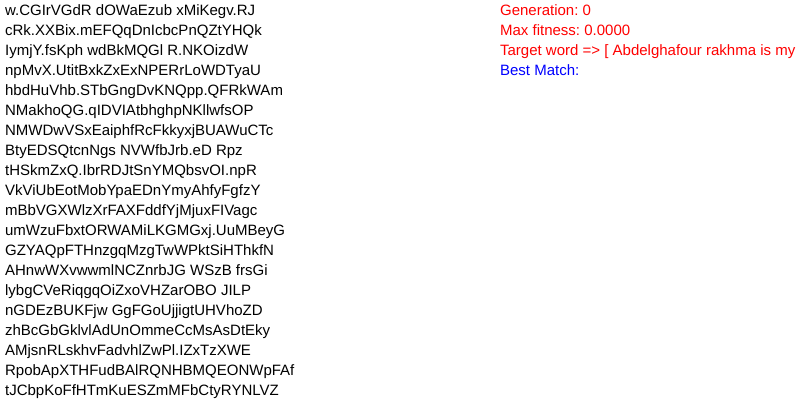
Frame 1 (no input)
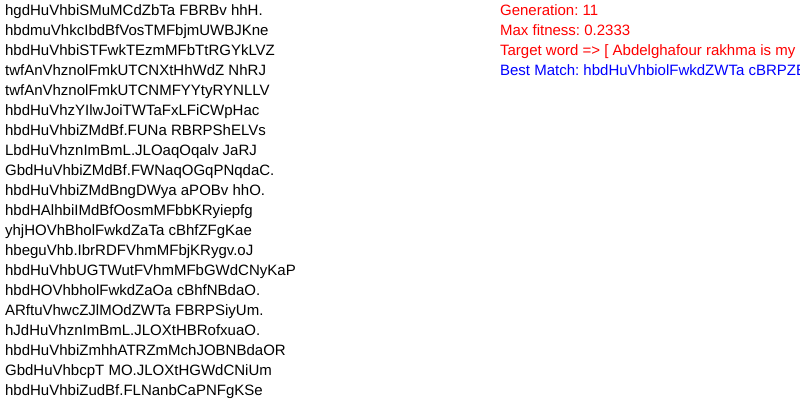
Frame 60 (no input)
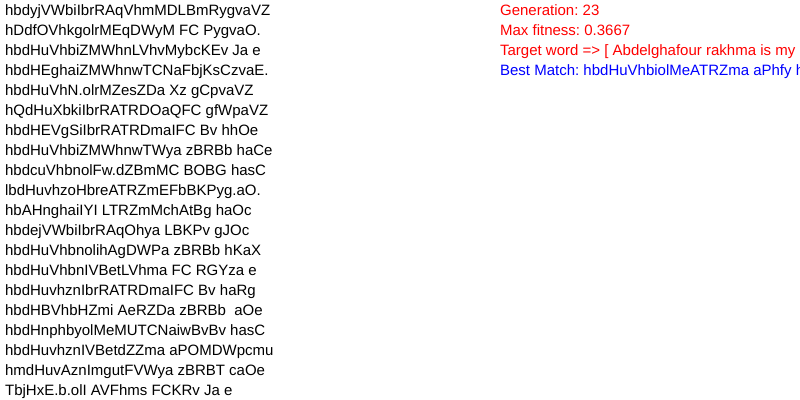
Frame 120 (the mouse pressed at the canvas centre since frame 60)

The p5.js sketch that drew these frames (run headless with seeded random() and noise() and a simulated clock; from frame 60 on, the mouse is pressed at the canvas centre):

// p5.js sketch
// ── sketch.js
const WIDTH = 800,
			HEIGHT = 400,
			LIFE_SPAN = 5,
			MUTATION_RATE = 0.02,
			TARGET = 'Abdelghafour rakhma is my name',
			POPULATION_SIZE = 100;

let population = [], generation = 0, iterations = 0, MAX_FITNESS = 0;

function setup() {
	createCanvas(WIDTH, HEIGHT)
	population = new Population()
}

function draw() {
	background(255)
	textSize(15);
	fill(255, 0, 0);
	text(`Generation: ${generation}`, WIDTH-300, 15);
	text(`Max fitness: ${MAX_FITNESS.toFixed(4)}`, WIDTH-300, 35);
	text(`Target word => [ ${TARGET} ]`, WIDTH-300, 55);
	if(population.finished) {
		fill(0, 255, 0);
	}else {
		fill(0, 0, 255);
	}
	text(`Best Match: ${population.bestMatch}`, WIDTH-300, 75);
	if (population.finished) {
		noLoop()
	}
	population.run()
	
	iterations++
	if (iterations >= LIFE_SPAN) {
		population.reproduction()
		population.selection()
		generation++
		iterations = 0
	}
}

// ── DNA.js
class DNA {
	constructor(genes) {
		this.genes = genes
	}

	crossOver(partnerDNA) {
		const childGenes = []
		const midPoint = floor(random(this.genes.length))
		for(var i=0; i<this.genes.length; i++) {
			childGenes[i] = i > midPoint ? this.genes[i] : partnerDNA.genes[i]
		}
		return new DNA(childGenes)
	}

	mutation() {
		for(var i=0; i<this.genes.length; i++) {
			if(random(1) < MUTATION_RATE) {
				 this.genes[i] = Sentence.prototype.randomCharacter()
			}
		}
	}
}

// ── Population.js
class Population {
	constructor() {
		this.sentences = [...Array(POPULATION_SIZE)].map(() => new Sentence())
		this.matingPool = []
		this.finished = false
		this.bestMatch = ''
	}

	run() {
		for(let i=0; i<this.sentences.length; i++) {
			this.sentences[i].show(i)
		}
	}

	reproduction() {
		for(let i=0; i<this.sentences.length; i++) {
			const fitness = this.sentences[i].calculateFitness()
			if(fitness > MAX_FITNESS) {
				MAX_FITNESS = fitness
				this.bestMatch = this.sentences[i].getWord()
			}
			if (fitness === 1) {
				this.finished = true
			}
		}
		for(let i=0; i<this.sentences.length; i++) {
			this.sentences[i].fitness /= MAX_FITNESS
		}
		this.matingPool = []
		for(let i=0; i<this.sentences.length; i++) {
			const n = this.sentences[i].fitness * POPULATION_SIZE
			for(let j=0; j<n; j++) {
				this.matingPool.push(this.sentences[i])
			}
		}
	}

	selection() {
		const newSentences = []
		for(let i=0; i<this.sentences.length; i++) {
			const parent1DNA = random(this.matingPool).dna
			const parent2DNA = random(this.matingPool).dna
			const childDna = parent1DNA.crossOver(parent2DNA)
			childDna.mutation()
			newSentences[i] = new Sentence(childDna)
		}
		this.sentences = newSentences;
	}

}

// ── Sentence.js
class Sentence {
	constructor(dna) {
		this.targetArray = TARGET.split('')
		this.dna = dna || new DNA(this.randomSentenceArray(TARGET.length))
		this.fitness = 0
	}

	update() {

	}

	show(pos) {
		const word = this.dna.genes.join('')
		textSize(15);
		fill(0);
		text(word, 5, 15 + pos*20);
	}

	calculateFitness() {
		let matches = 0
		for ( var i = 0; i < this.dna.genes.length; i++ ) {
			if(this.dna.genes[i] === this.targetArray[i])
				matches++
		 }
		 this.fitness = matches / this.targetArray.length
		 return this.fitness
	}

	getWord() {
		return this.dna.genes.join('')
	}

	randomCharacter() {
		const characters = 'ABCDEFGHIJKLMNOPQRSTUVWXYZabcdefghijklmnopqrstuvwxyz. ';
		return characters.charAt(Math.floor(Math.random() * characters.length))
	}
	randomSentenceArray(length) {
		let wordArray = []
		for ( var i = 0; i < length; i++ ) {
			wordArray.push(this.randomCharacter());
	 	}
		return wordArray
	}
}
